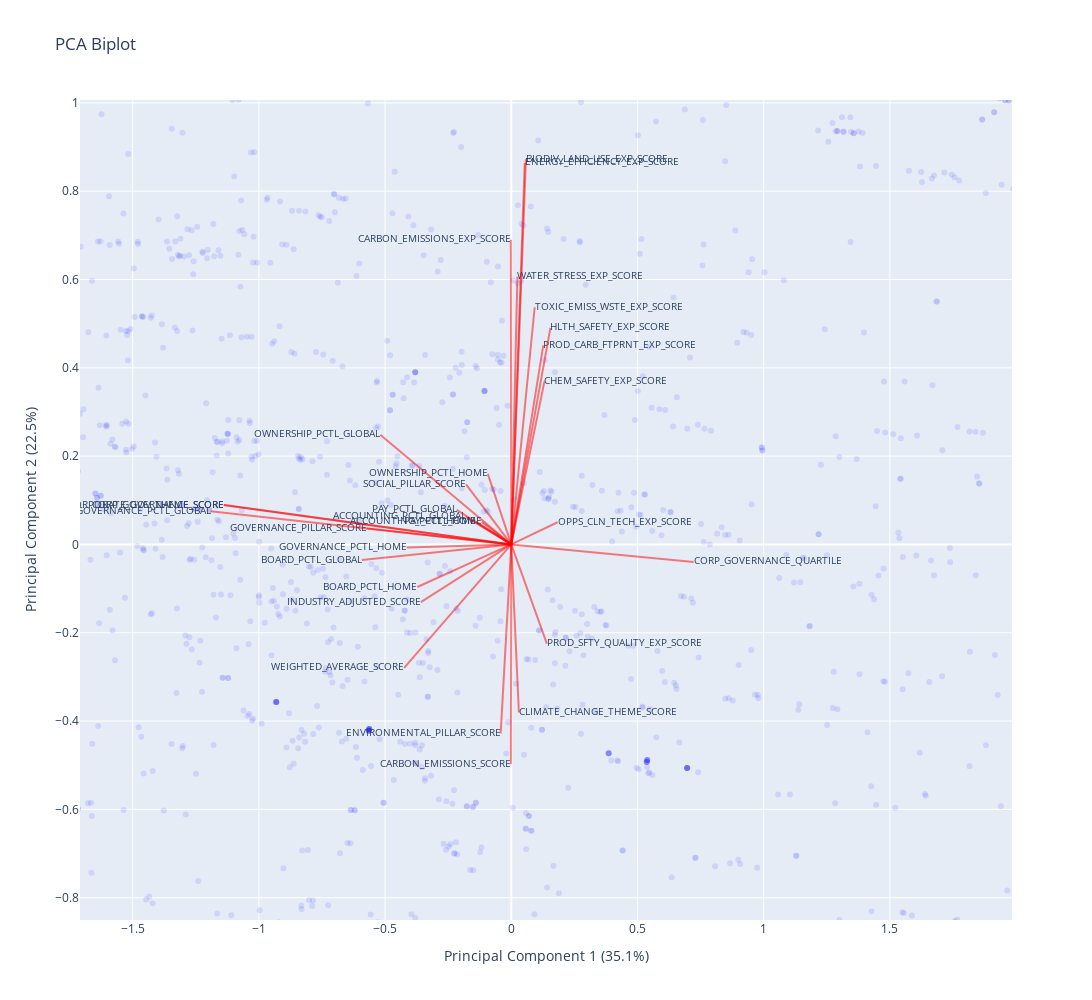

The notebook cell saved with this chart:
### Markdown cell above
Explanation:
1. Standardization: Before applying PCA, the data is standardized using StandardScaler to ensure each feature contributes equally to the analysis.
2. PCA: PCA is performed using PCA from sklearn.decomposition, reducing the dataset to two principal components for easy visualization.
3. Biplot:
    - The biplot displays the PCA result with data points (scatter plot) and the directions of the original features (arrows).
    - The arrows represent the direction and magnitude of the features in the reduced PCA space, indicating how each feature contributes to the principal components.
4. Plot: The scatter plot (sns.scatterplot) shows the scores of the samples in the new PCA space, while the arrows indicate the loadings (contributions of the original features).

### Code cell
# Step 6: Create the scatter plot for the PCA results
scatter = go.Scatter(
    x=pca_df['PC1'], 
    y=pca_df['PC2'],
    mode='markers',
    marker=dict(color='rgba(0,0,255,0.1)'),  # High transparency
    text=pca_data.index,  # Optional: add the index as hover text
    hoverinfo='text'
)

# Step 7: Create the biplot vectors with text at the tips
vectors = []
for i, varname in enumerate(pca_data.columns):
    vectors.append(go.Scatter(
        x=[0, loadings[i, 0]],
        y=[0, loadings[i, 1]],
        mode='lines',
        line=dict(color='rgba(255, 0, 0, 0.5)', width=2),
        showlegend=True,
        hoverinfo='text',
        text=[varname],  # Hover text displays the variable name along the vector
    ))
    
    # Add labels at the tip of the vectors
    vectors.append(go.Scatter(
        x=[loadings[i, 0]],
        y=[loadings[i, 1]],
        mode='text',
        text=[varname],
        textposition='middle right' if loadings[i, 0] > 0 else 'middle left',
        textfont=dict(size=10),  # Reduced font size for labels
        showlegend=False
    ))

# Step 8: Combine the plots and set axis limits
layout = go.Layout(
    title='PCA Biplot',
    xaxis=dict(title=f'Principal Component 1 ({pca.explained_variance_ratio_[0]*100:.1f}%)'),
    yaxis=dict(title=f'Principal Component 2 ({pca.explained_variance_ratio_[1]*100:.1f}%)'),
    showlegend=False,
    width=1200,
    height=1000,
)

# Combine scatter and vectors
fig = go.Figure(data=[scatter] + vectors, layout=layout)

# Show the plot
fig.show()

### Figure 1 — Plotly figure (JSON) as saved in the notebook; plotly's stock layout.template omitted (floating-point values rounded to 4 significant figures; data arrays with more than 128 entries replaced by an {"elided": "..."} marker saying what was removed)
{"data": [{"hoverinfo": "text", "marker": {"color": "rgba(0,0,255,0.1)"}, "mode": "markers", "text": {"elided": "4521 int values"}, "type": "scatter", "x": {"elided": "4521 float values"}, "y": {"elided": "4521 float values"}}, {"hoverinfo": "text", "line": {"color": "rgba(255, 0, 0, 0.5)", "width": 2}, "mode": "lines", "showlegend": true, "text": ["INDUSTRY_ADJUSTED_SCORE"], "type": "scatter", "x": [0, -0.3581], "y": [0, -0.1306]}, {"mode": "text", "showlegend": false, "text": ["INDUSTRY_ADJUSTED_SCORE"], "textfont": {"size": 10}, "textposition": "middle left", "type": "scatter", "x": [-0.3581], "y": [-0.1306]}, {"hoverinfo": "text", "line": {"color": "rgba(255, 0, 0, 0.5)", "width": 2}, "mode": "lines", "showlegend": true, "text": ["WEIGHTED_AVERAGE_SCORE"], "type": "scatter", "x": [0, -0.4246], "y": [0, -0.2797]}, {"mode": "text", "showlegend": false, "text": ["WEIGHTED_AVERAGE_SCORE"], "textfont": {"size": 10}, "textposition": "middle left", "type": "scatter", "x": [-0.4246], "y": [-0.2797]}, {"hoverinfo": "text", "line": {"color": "rgba(255, 0, 0, 0.5)", "width": 2}, "mode": "lines", "showlegend": true, "text": ["ENVIRONMENTAL_PILLAR_SCORE"], "type": "scatter", "x": [0, -0.04202], "y": [0, -0.4278]}, {"mode": "text", "showlegend": false, "text": ["ENVIRONMENTAL_PILLAR_SCORE"], "textfont": {"size": 10}, "textposition": "middle left", "type": "scatter", "x": [-0.04202], "y": [-0.4278]}, {"hoverinfo": "text", "line": {"color": "rgba(255, 0, 0, 0.5)", "width": 2}, "mode": "lines", "showlegend": true, "text": ["SOCIAL_PILLAR_SCORE"], "type": "scatter", "x": [0, -0.1792], "y": [0, 0.1362]}, {"mode": "text", "showlegend": false, "text": ["SOCIAL_PILLAR_SCORE"], "textfont": {"size": 10}, "textposition": "middle left", "type": "scatter", "x": [-0.1792], "y": [0.1362]}, {"hoverinfo": "text", "line": {"color": "rgba(255, 0, 0, 0.5)", "width": 2}, "mode": "lines", "showlegend": true, "text": ["CLIMATE_CHANGE_THEME_SCORE"], "type": "scatter", "x": [0, 0.03018], "y": [0, -0.3806]}, {"mode": "text", "showlegend": false, "text": ["CLIMATE_CHANGE_THEME_SCORE"], "textfont": {"size": 10}, "textposition": "middle right", "type": "scatter", "x": [0.03018], "y": [-0.3806]}, {"hoverinfo": "text", "line": {"color": "rgba(255, 0, 0, 0.5)", "width": 2}, "mode": "lines", "showlegend": true, "text": ["CARBON_EMISSIONS_SCORE"], "type": "scatter", "x": [0, -0.001721], "y": [0, -0.498]}, {"mode": "text", "showlegend": false, "text": ["CARBON_EMISSIONS_SCORE"], "textfont": {"size": 10}, "textposition": "middle left", "type": "scatter", "x": [-0.001721], "y": [-0.498]}, {"hoverinfo": "text", "line": {"color": "rgba(255, 0, 0, 0.5)", "width": 2}, "mode": "lines", "showlegend": true, "text": ["CARBON_EMISSIONS_EXP_SCORE"], "type": "scatter", "x": [0, -0.001774], "y": [0, 0.6903]}, {"mode": "text", "showlegend": false, "text": ["CARBON_EMISSIONS_EXP_SCORE"], "textfont": {"size": 10}, "textposition": "middle left", "type": "scatter", "x": [-0.001774], "y": [0.6903]}, {"hoverinfo": "text", "line": {"color": "rgba(255, 0, 0, 0.5)", "width": 2}, "mode": "lines", "showlegend": true, "text": ["ENERGY_EFFICIENCY_EXP_SCORE"], "type": "scatter", "x": [0, 0.05331], "y": [0, 0.864]}, {"mode": "text", "showlegend": false, "text": ["ENERGY_EFFICIENCY_EXP_SCORE"], "textfont": {"size": 10}, "textposition": "middle right", "type": "scatter", "x": [0.05331], "y": [0.864]}, {"hoverinfo": "text", "line": {"color": "rgba(255, 0, 0, 0.5)", "width": 2}, "mode": "lines", "showlegend": true, "text": ["PROD_CARB_FTPRNT_EXP_SCORE"], "type": "scatter", "x": [0, 0.1267], "y": [0, 0.4507]}, {"mode": "text", "showlegend": false, "text": ["PROD_CARB_FTPRNT_EXP_SCORE"], "textfont": {"size": 10}, "textposition": "middle right", "type": "scatter", "x": [0.1267], "y": [0.4507]}, {"hoverinfo": "text", "line": {"color": "rgba(255, 0, 0, 0.5)", "width": 2}, "mode": "lines", "showlegend": true, "text": ["WATER_STRESS_EXP_SCORE"], "type": "scatter", "x": [0, 0.02414], "y": [0, 0.6064]}, {"mode": "text", "showlegend": false, "text": ["WATER_STRESS_EXP_SCORE"], "textfont": {"size": 10}, "textposition": "middle right", "type": "scatter", "x": [0.02414], "y": [0.6064]}, {"hoverinfo": "text", "line": {"color": "rgba(255, 0, 0, 0.5)", "width": 2}, "mode": "lines", "showlegend": true, "text": ["BIODIV_LAND_USE_EXP_SCORE"], "type": "scatter", "x": [0, 0.05797], "y": [0, 0.8724]}, {"mode": "text", "showlegend": false, "text": ["BIODIV_LAND_USE_EXP_SCORE"], "textfont": {"size": 10}, "textposition": "middle right", "type": "scatter", "x": [0.05797], "y": [0.8724]}, {"hoverinfo": "text", "line": {"color": "rgba(255, 0, 0, 0.5)", "width": 2}, "mode": "lines", "showlegend": true, "text": ["TOXIC_EMISS_WSTE_EXP_SCORE"], "type": "scatter", "x": [0, 0.09274], "y": [0, 0.5372]}, {"mode": "text", "showlegend": false, "text": ["TOXIC_EMISS_WSTE_EXP_SCORE"], "textfont": {"size": 10}, "textposition": "middle right", "type": "scatter", "x": [0.09274], "y": [0.5372]}, {"hoverinfo": "text", "line": {"color": "rgba(255, 0, 0, 0.5)", "width": 2}, "mode": "lines", "showlegend": true, "text": ["OPPS_CLN_TECH_EXP_SCORE"], "type": "scatter", "x": [0, 0.1834], "y": [0, 0.0503]}, {"mode": "text", "showlegend": false, "text": ["OPPS_CLN_TECH_EXP_SCORE"], "textfont": {"size": 10}, "textposition": "middle right", "type": "scatter", "x": [0.1834], "y": [0.0503]}, {"hoverinfo": "text", "line": {"color": "rgba(255, 0, 0, 0.5)", "width": 2}, "mode": "lines", "showlegend": true, "text": ["HLTH_SAFETY_EXP_SCORE"], "type": "scatter", "x": [0, 0.1551], "y": [0, 0.4904]}, {"mode": "text", "showlegend": false, "text": ["HLTH_SAFETY_EXP_SCORE"], "textfont": {"size": 10}, "textposition": "middle right", "type": "scatter", "x": [0.1551], "y": [0.4904]}, {"hoverinfo": "text", "line": {"color": "rgba(255, 0, 0, 0.5)", "width": 2}, "mode": "lines", "showlegend": true, "text": ["PROD_SFTY_QUALITY_EXP_SCORE"], "type": "scatter", "x": [0, 0.1409], "y": [0, -0.2246]}, {"mode": "text", "showlegend": false, "text": ["PROD_SFTY_QUALITY_EXP_SCORE"], "textfont": {"size": 10}, "textposition": "middle right", "type": "scatter", "x": [0.1409], "y": [-0.2246]}, {"hoverinfo": "text", "line": {"color": "rgba(255, 0, 0, 0.5)", "width": 2}, "mode": "lines", "showlegend": true, "text": ["CHEM_SAFETY_EXP_SCORE"], "type": "scatter", "x": [0, 0.1315], "y": [0, 0.3693]}, {"mode": "text", "showlegend": false, "text": ["CHEM_SAFETY_EXP_SCORE"], "textfont": {"size": 10}, "textposition": "middle right", "type": "scatter", "x": [0.1315], "y": [0.3693]}, {"hoverinfo": "text", "line": {"color": "rgba(255, 0, 0, 0.5)", "width": 2}, "mode": "lines", "showlegend": true, "text": ["GOVERNANCE_PILLAR_SCORE"], "type": "scatter", "x": [0, -0.5723], "y": [0, 0.0364]}, {"mode": "text", "showlegend": false, "text": ["GOVERNANCE_PILLAR_SCORE"], "textfont": {"size": 10}, "textposition": "middle left", "type": "scatter", "x": [-0.5723], "y": [0.0364]}, {"hoverinfo": "text", "line": {"color": "rgba(255, 0, 0, 0.5)", "width": 2}, "mode": "lines", "showlegend": true, "text": ["CORPORATE_GOV_THEME_SCORE"], "type": "scatter", "x": [0, -1.139], "y": [0, 0.08929]}, {"mode": "text", "showlegend": false, "text": ["CORPORATE_GOV_THEME_SCORE"], "textfont": {"size": 10}, "textposition": "middle left", "type": "scatter", "x": [-1.139], "y": [0.08929]}, {"hoverinfo": "text", "line": {"color": "rgba(255, 0, 0, 0.5)", "width": 2}, "mode": "lines", "showlegend": true, "text": ["CORP_GOVERNANCE_SCORE"], "type": "scatter", "x": [0, -1.139], "y": [0, 0.08929]}, {"mode": "text", "showlegend": false, "text": ["CORP_GOVERNANCE_SCORE"], "textfont": {"size": 10}, "textposition": "middle left", "type": "scatter", "x": [-1.139], "y": [0.08929]}, {"hoverinfo": "text", "line": {"color": "rgba(255, 0, 0, 0.5)", "width": 2}, "mode": "lines", "showlegend": true, "text": ["ACCOUNTING_PCTL_GLOBAL"], "type": "scatter", "x": [0, -0.1806], "y": [0, 0.06266]}, {"mode": "text", "showlegend": false, "text": ["ACCOUNTING_PCTL_GLOBAL"], "textfont": {"size": 10}, "textposition": "middle left", "type": "scatter", "x": [-0.1806], "y": [0.06266]}, {"hoverinfo": "text", "line": {"color": "rgba(255, 0, 0, 0.5)", "width": 2}, "mode": "lines", "showlegend": true, "text": ["ACCOUNTING_PCTL_HOME"], "type": "scatter", "x": [0, -0.14], "y": [0, 0.05106]}, {"mode": "text", "showlegend": false, "text": ["ACCOUNTING_PCTL_HOME"], "textfont": {"size": 10}, "textposition": "middle left", "type": "scatter", "x": [-0.14], "y": [0.05106]}, {"hoverinfo": "text", "line": {"color": "rgba(255, 0, 0, 0.5)", "width": 2}, "mode": "lines", "showlegend": true, "text": ["BOARD_PCTL_GLOBAL"], "type": "scatter", "x": [0, -0.5921], "y": [0, -0.03526]}, {"mode": "text", "showlegend": false, "text": ["BOARD_PCTL_GLOBAL"], "textfont": {"size": 10}, "textposition": "middle left", "type": "scatter", "x": [-0.5921], "y": [-0.03526]}, {"hoverinfo": "text", "line": {"color": "rgba(255, 0, 0, 0.5)", "width": 2}, "mode": "lines", "showlegend": true, "text": ["BOARD_PCTL_HOME"], "type": "scatter", "x": [0, -0.3722], "y": [0, -0.09638]}, {"mode": "text", "showlegend": false, "text": ["BOARD_PCTL_HOME"], "textfont": {"size": 10}, "textposition": "middle left", "type": "scatter", "x": [-0.3722], "y": [-0.09638]}, {"hoverinfo": "text", "line": {"color": "rgba(255, 0, 0, 0.5)", "width": 2}, "mode": "lines", "showlegend": true, "text": ["CORP_GOVERNANCE_QUARTILE"], "type": "scatter", "x": [0, 0.7225], "y": [0, -0.03955]}, {"mode": "text", "showlegend": false, "text": ["CORP_GOVERNANCE_QUARTILE"], "textfont": {"size": 10}, "textposition": "middle right", "type": "scatter", "x": [0.7225], "y": [-0.03955]}, {"hoverinfo": "text", "line": {"color": "rgba(255, 0, 0, 0.5)", "width": 2}, "mode": "lines", "showlegend": true, "text": ["GOVERNANCE_PCTL_GLOBAL"], "type": "scatter", "x": [0, -1.191], "y": [0, 0.07497]}, {"mode": "text", "showlegend": false, "text": ["GOVERNANCE_PCTL_GLOBAL"], "textfont": {"size": 10}, "textposition": "middle left", "type": "scatter", "x": [-1.191], "y": [0.07497]}, {"hoverinfo": "text", "line": {"color": "rgba(255, 0, 0, 0.5)", "width": 2}, "mode": "lines", "showlegend": true, "text": ["GOVERNANCE_PCTL_HOME"], "type": "scatter", "x": [0, -0.4143], "y": [0, -0.007175]}, {"mode": "text", "showlegend": false, "text": ["GOVERNANCE_PCTL_HOME"], "textfont": {"size": 10}, "textposition": "middle left", "type": "scatter", "x": [-0.4143], "y": [-0.007175]}, {"hoverinfo": "text", "line": {"color": "rgba(255, 0, 0, 0.5)", "width": 2}, "mode": "lines", "showlegend": true, "text": ["OWNERSHIP_PCTL_GLOBAL"], "type": "scatter", "x": [0, -0.5191], "y": [0, 0.2483]}, {"mode": "text", "showlegend": false, "text": ["OWNERSHIP_PCTL_GLOBAL"], "textfont": {"size": 10}, "textposition": "middle left", "type": "scatter", "x": [-0.5191], "y": [0.2483]}, {"hoverinfo": "text", "line": {"color": "rgba(255, 0, 0, 0.5)", "width": 2}, "mode": "lines", "showlegend": true, "text": ["OWNERSHIP_PCTL_HOME"], "type": "scatter", "x": [0, -0.09297], "y": [0, 0.1599]}, {"mode": "text", "showlegend": false, "text": ["OWNERSHIP_PCTL_HOME"], "textfont": {"size": 10}, "textposition": "middle left", "type": "scatter", "x": [-0.09297], "y": [0.1599]}, {"hoverinfo": "text", "line": {"color": "rgba(255, 0, 0, 0.5)", "width": 2}, "mode": "lines", "showlegend": true, "text": ["PAY_PCTL_GLOBAL"], "type": "scatter", "x": [0, -0.2163], "y": [0, 0.07827]}, {"mode": "text", "showlegend": false, "text": ["PAY_PCTL_GLOBAL"], "textfont": {"size": 10}, "textposition": "middle left", "type": "scatter", "x": [-0.2163], "y": [0.07827]}, {"hoverinfo": "text", "line": {"color": "rgba(255, 0, 0, 0.5)", "width": 2}, "mode": "lines", "showlegend": true, "text": ["PAY_PCTL_HOME"], "type": "scatter", "x": [0, -0.1172], "y": [0, 0.05119]}, {"mode": "text", "showlegend": false, "text": ["PAY_PCTL_HOME"], "textfont": {"size": 10}, "textposition": "middle left", "type": "scatter", "x": [-0.1172], "y": [0.05119]}], "layout": {"height": 1000, "showlegend": false, "title": {"text": "PCA Biplot"}, "width": 1200, "xaxis": {"autorange": false, "range": [-1.709, 1.984], "title": {"text": "Principal Component 1 (35.1%)"}, "type": "linear"}, "yaxis": {"autorange": false, "range": [-0.8505, 1.007], "title": {"text": "Principal Component 2 (22.5%)"}, "type": "linear"}}}
